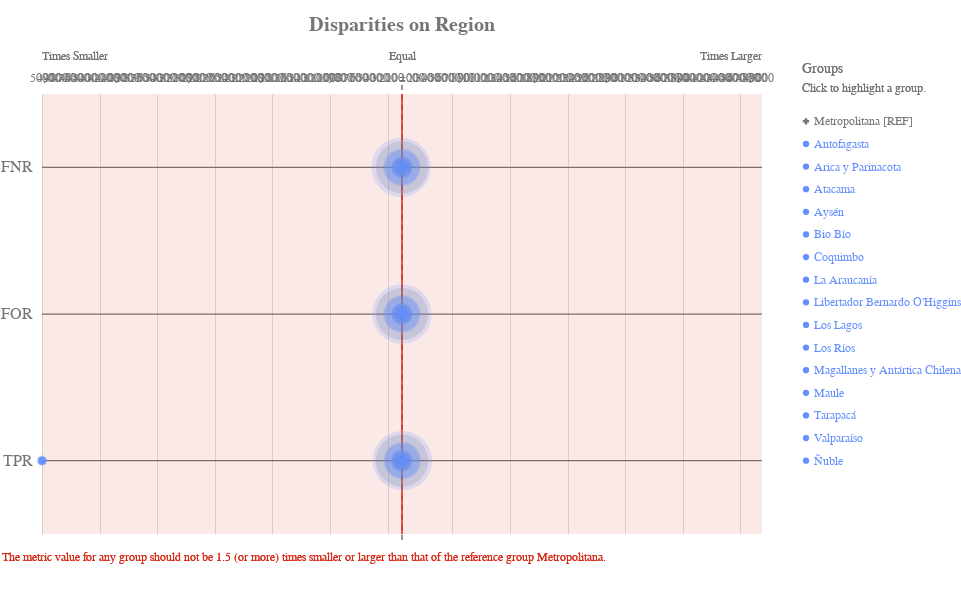

The code cell stored with this chart in its notebook:
### Code cell
ap.disparity(grupo_definido, metrics, 'region', fairness_threshold = disparity_tolerance)
